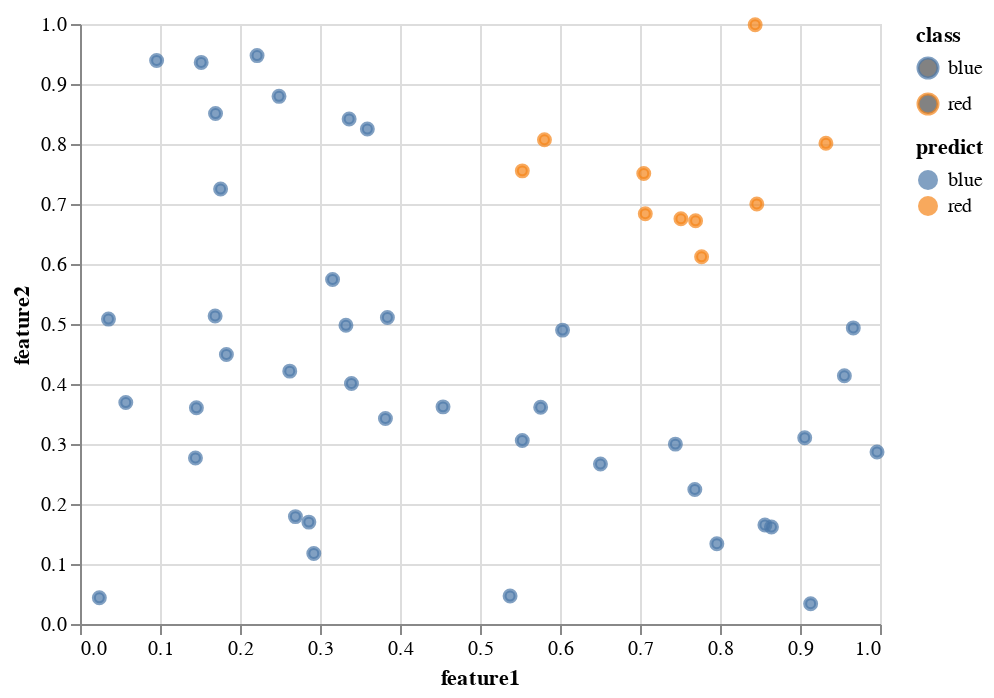

The cell this chart's notebook holds for it:
### Code cell
chart = (alt.Chart(df_test)
    .mark_point()
    .encode(
        x = "feature1",
        y = "feature2",
        color = "class",
        fill = "predict"
    ))
chart

### Figure 1 — Vega-Lite specification as saved in the notebook (floating-point values rounded to 4 significant figures)
{"config": {"view": {"continuousWidth": 400, "continuousHeight": 300}}, "data": {"name": "data-79ec82b26fd1385ea929ddf2c5ecdd1c"}, "mark": "point", "encoding": {"color": {"type": "nominal", "field": "class"}, "fill": {"type": "nominal", "field": "predict"}, "x": {"type": "quantitative", "field": "feature1"}, "y": {"type": "quantitative", "field": "feature2"}}, "$schema": "https://vega.github.io/schema/vega-lite/v4.8.1.json", "datasets": {"data-79ec82b26fd1385ea929ddf2c5ecdd1c": [{"class": "blue", "split": "test", "feature1": 0.03559, "feature2": 0.5082, "predict": "blue"}, {"class": "blue", "split": "test", "feature1": 0.3324, "feature2": 0.4978, "predict": "blue"}, {"class": "blue", "split": "test", "feature1": 0.3364, "feature2": 0.8417, "predict": "blue"}, {"class": "blue", "split": "test", "feature1": 0.1757, "feature2": 0.7249, "predict": "blue"}, {"class": "blue", "split": "test", "feature1": 0.3818, "feature2": 0.3425, "predict": "blue"}, {"class": "blue", "split": "test", "feature1": 0.2622, "feature2": 0.4214, "predict": "blue"}, {"class": "blue", "split": "test", "feature1": 0.5528, "feature2": 0.3059, "predict": "blue"}, {"class": "blue", "split": "test", "feature1": 0.2213, "feature2": 0.9474, "predict": "blue"}, {"class": "red", "split": "test", "feature1": 0.8439, "feature2": 0.9988, "predict": "red"}, {"class": "blue", "split": "test", "feature1": 0.7685, "feature2": 0.2242, "predict": "blue"}, {"class": "blue", "split": "test", "feature1": 0.2488, "feature2": 0.8794, "predict": "blue"}, {"class": "blue", "split": "test", "feature1": 0.05724, "feature2": 0.369, "predict": "blue"}, {"class": "red", "split": "test", "feature1": 0.777, "feature2": 0.6121, "predict": "red"}, {"class": "blue", "split": "test", "feature1": 0.8643, "feature2": 0.1617, "predict": "blue"}, {"class": "blue", "split": "test", "feature1": 0.4538, "feature2": 0.3619, "predict": "blue"}, {"class": "blue", "split": "test", "feature1": 0.2693, "feature2": 0.179, "predict": "blue"}, {"class": "blue", "split": "test", "feature1": 0.8561, "feature2": 0.1649, "predict": "blue"}, {"class": "blue", "split": "test", "feature1": 0.3157, "feature2": 0.5743, "predict": "blue"}, {"class": "red", "split": "test", "feature1": 0.9324, "feature2": 0.8011, "predict": "red"}, {"class": "blue", "split": "test", "feature1": 0.6032, "feature2": 0.4898, "predict": "blue"}, {"class": "red", "split": "test", "feature1": 0.7066, "feature2": 0.6839, "predict": "red"}, {"class": "blue", "split": "test", "feature1": 0.1515, "feature2": 0.936, "predict": "blue"}, {"class": "blue", "split": "test", "feature1": 0.7442, "feature2": 0.2998, "predict": "blue"}, {"class": "blue", "split": "test", "feature1": 0.1443, "feature2": 0.2768, "predict": "blue"}, {"class": "blue", "split": "test", "feature1": 0.2861, "feature2": 0.1698, "predict": "blue"}, {"class": "blue", "split": "test", "feature1": 0.5758, "feature2": 0.3611, "predict": "blue"}, {"class": "blue", "split": "test", "feature1": 0.1689, "feature2": 0.5135, "predict": "blue"}, {"class": "blue", "split": "test", "feature1": 0.1694, "feature2": 0.8507, "predict": "blue"}, {"class": "blue", "split": "test", "feature1": 0.3592, "feature2": 0.825, "predict": "blue"}, {"class": "blue", "split": "test", "feature1": 0.9555, "feature2": 0.4137, "predict": "blue"}, {"class": "red", "split": "test", "feature1": 0.7695, "feature2": 0.6721, "predict": "red"}, {"class": "blue", "split": "test", "feature1": 0.9963, "feature2": 0.2868, "predict": "blue"}, {"class": "blue", "split": "test", "feature1": 0.5376, "feature2": 0.04661, "predict": "blue"}, {"class": "blue", "split": "test", "feature1": 0.9666, "feature2": 0.4935, "predict": "blue"}, {"class": "blue", "split": "test", "feature1": 0.9059, "feature2": 0.3105, "predict": "blue"}, {"class": "blue", "split": "test", "feature1": 0.796, "feature2": 0.1339, "predict": "blue"}, {"class": "blue", "split": "test", "feature1": 0.2922, "feature2": 0.1176, "predict": "blue"}, {"class": "blue", "split": "test", "feature1": 0.3393, "feature2": 0.4009, "predict": "blue"}, {"class": "blue", "split": "test", "feature1": 0.02418, "feature2": 0.04362, "predict": "blue"}, {"class": "blue", "split": "test", "feature1": 0.9133, "feature2": 0.03381, "predict": "blue"}, {"class": "blue", "split": "test", "feature1": 0.3842, "feature2": 0.511, "predict": "blue"}, {"class": "red", "split": "test", "feature1": 0.7512, "feature2": 0.6754, "predict": "red"}, {"class": "blue", "split": "test", "feature1": 0.6506, "feature2": 0.2666, "predict": "blue"}, {"class": "blue", "split": "test", "feature1": 0.183, "feature2": 0.4492, "predict": "blue"}, {"class": "blue", "split": "test", "feature1": 0.1455, "feature2": 0.3603, "predict": "blue"}, {"class": "red", "split": "test", "feature1": 0.7047, "feature2": 0.7508, "predict": "red"}, {"class": "red", "split": "test", "feature1": 0.846, "feature2": 0.7001, "predict": "red"}, {"class": "red", "split": "test", "feature1": 0.5806, "feature2": 0.8071, "predict": "red"}, {"class": "blue", "split": "test", "feature1": 0.09576, "feature2": 0.9392, "predict": "blue"}, {"class": "red", "split": "test", "feature1": 0.5529, "feature2": 0.7552, "predict": "red"}]}}
